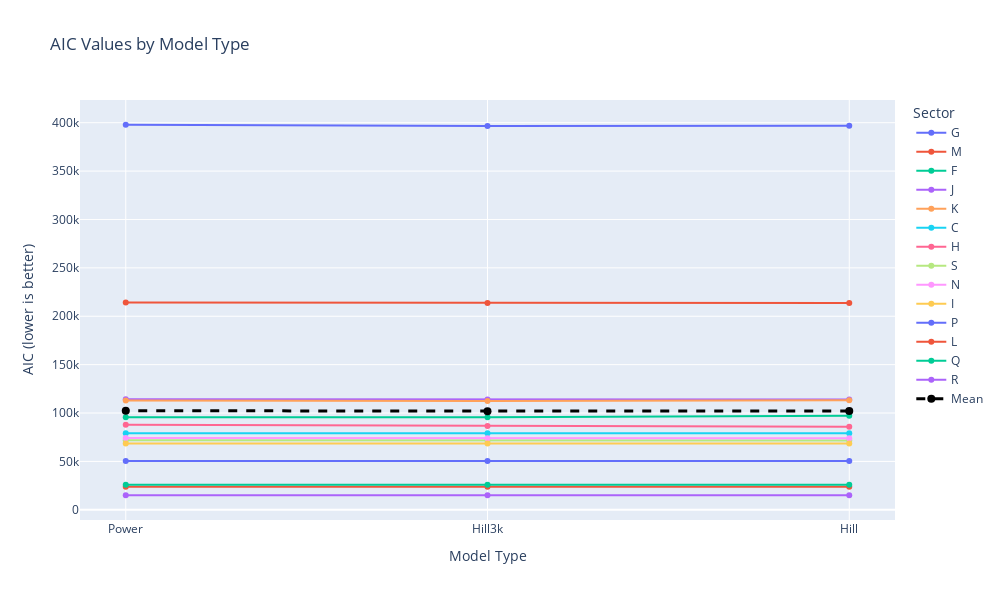

Notebook source saved alongside this figure:
### Code cell
fig = create_plotly_for_your_data(sector_df_aic)
fig.show()

### Figure 1 — Plotly figure (JSON) as saved in the notebook; plotly's stock layout.template omitted (floating-point values rounded to 4 significant figures)
{"data": [{"hovertemplate": "Sector=G<br>Model_Name=%{x}<br>AIC=%{y}<extra></extra>", "legendgroup": "G", "line": {"color": "#636efa", "dash": "solid"}, "marker": {"symbol": "circle"}, "mode": "lines+markers", "name": "G", "orientation": "v", "showlegend": true, "type": "scatter", "x": ["Power", "Hill3k", "Hill"], "xaxis": "x", "y": [397900.0, 396700.0, 396800.0], "yaxis": "y"}, {"hovertemplate": "Sector=M<br>Model_Name=%{x}<br>AIC=%{y}<extra></extra>", "legendgroup": "M", "line": {"color": "#EF553B", "dash": "solid"}, "marker": {"symbol": "circle"}, "mode": "lines+markers", "name": "M", "orientation": "v", "showlegend": true, "type": "scatter", "x": ["Power", "Hill3k", "Hill"], "xaxis": "x", "y": [214200.0, 213800.0, 213800.0], "yaxis": "y"}, {"hovertemplate": "Sector=F<br>Model_Name=%{x}<br>AIC=%{y}<extra></extra>", "legendgroup": "F", "line": {"color": "#00cc96", "dash": "solid"}, "marker": {"symbol": "circle"}, "mode": "lines+markers", "name": "F", "orientation": "v", "showlegend": true, "type": "scatter", "x": ["Power", "Hill3k", "Hill"], "xaxis": "x", "y": [95580.0, 95590.0, 97070.0], "yaxis": "y"}, {"hovertemplate": "Sector=J<br>Model_Name=%{x}<br>AIC=%{y}<extra></extra>", "legendgroup": "J", "line": {"color": "#ab63fa", "dash": "solid"}, "marker": {"symbol": "circle"}, "mode": "lines+markers", "name": "J", "orientation": "v", "showlegend": true, "type": "scatter", "x": ["Power", "Hill3k", "Hill"], "xaxis": "x", "y": [114300.0, 114000.0, 114000.0], "yaxis": "y"}, {"hovertemplate": "Sector=K<br>Model_Name=%{x}<br>AIC=%{y}<extra></extra>", "legendgroup": "K", "line": {"color": "#FFA15A", "dash": "solid"}, "marker": {"symbol": "circle"}, "mode": "lines+markers", "name": "K", "orientation": "v", "showlegend": true, "type": "scatter", "x": ["Power", "Hill3k", "Hill"], "xaxis": "x", "y": [112800.0, 112500.0, 113100.0], "yaxis": "y"}, {"hovertemplate": "Sector=C<br>Model_Name=%{x}<br>AIC=%{y}<extra></extra>", "legendgroup": "C", "line": {"color": "#19d3f3", "dash": "solid"}, "marker": {"symbol": "circle"}, "mode": "lines+markers", "name": "C", "orientation": "v", "showlegend": true, "type": "scatter", "x": ["Power", "Hill3k", "Hill"], "xaxis": "x", "y": [79190.0, 79110.0, 79120.0], "yaxis": "y"}, {"hovertemplate": "Sector=H<br>Model_Name=%{x}<br>AIC=%{y}<extra></extra>", "legendgroup": "H", "line": {"color": "#FF6692", "dash": "solid"}, "marker": {"symbol": "circle"}, "mode": "lines+markers", "name": "H", "orientation": "v", "showlegend": true, "type": "scatter", "x": ["Power", "Hill3k", "Hill"], "xaxis": "x", "y": [88010.0, 86640.0, 85960.0], "yaxis": "y"}, {"hovertemplate": "Sector=S<br>Model_Name=%{x}<br>AIC=%{y}<extra></extra>", "legendgroup": "S", "line": {"color": "#B6E880", "dash": "solid"}, "marker": {"symbol": "circle"}, "mode": "lines+markers", "name": "S", "orientation": "v", "showlegend": true, "type": "scatter", "x": ["Power", "Hill3k", "Hill"], "xaxis": "x", "y": [71930.0, 71510.0, 71510.0], "yaxis": "y"}, {"hovertemplate": "Sector=N<br>Model_Name=%{x}<br>AIC=%{y}<extra></extra>", "legendgroup": "N", "line": {"color": "#FF97FF", "dash": "solid"}, "marker": {"symbol": "circle"}, "mode": "lines+markers", "name": "N", "orientation": "v", "showlegend": true, "type": "scatter", "x": ["Power", "Hill3k", "Hill"], "xaxis": "x", "y": [74210.0, 74040.0, 74030.0], "yaxis": "y"}, {"hovertemplate": "Sector=I<br>Model_Name=%{x}<br>AIC=%{y}<extra></extra>", "legendgroup": "I", "line": {"color": "#FECB52", "dash": "solid"}, "marker": {"symbol": "circle"}, "mode": "lines+markers", "name": "I", "orientation": "v", "showlegend": true, "type": "scatter", "x": ["Power", "Hill3k", "Hill"], "xaxis": "x", "y": [68580.0, 68500.0, 68510.0], "yaxis": "y"}, {"hovertemplate": "Sector=P<br>Model_Name=%{x}<br>AIC=%{y}<extra></extra>", "legendgroup": "P", "line": {"color": "#636efa", "dash": "solid"}, "marker": {"symbol": "circle"}, "mode": "lines+markers", "name": "P", "orientation": "v", "showlegend": true, "type": "scatter", "x": ["Power", "Hill3k", "Hill"], "xaxis": "x", "y": [50430.0, 50340.0, 50320.0], "yaxis": "y"}, {"hovertemplate": "Sector=L<br>Model_Name=%{x}<br>AIC=%{y}<extra></extra>", "legendgroup": "L", "line": {"color": "#EF553B", "dash": "solid"}, "marker": {"symbol": "circle"}, "mode": "lines+markers", "name": "L", "orientation": "v", "showlegend": true, "type": "scatter", "x": ["Power", "Hill3k", "Hill"], "xaxis": "x", "y": [23860.0, 23860.0, 23950.0], "yaxis": "y"}, {"hovertemplate": "Sector=Q<br>Model_Name=%{x}<br>AIC=%{y}<extra></extra>", "legendgroup": "Q", "line": {"color": "#00cc96", "dash": "solid"}, "marker": {"symbol": "circle"}, "mode": "lines+markers", "name": "Q", "orientation": "v", "showlegend": true, "type": "scatter", "x": ["Power", "Hill3k", "Hill"], "xaxis": "x", "y": [25810.0, 25790.0, 25790.0], "yaxis": "y"}, {"hovertemplate": "Sector=R<br>Model_Name=%{x}<br>AIC=%{y}<extra></extra>", "legendgroup": "R", "line": {"color": "#ab63fa", "dash": "solid"}, "marker": {"symbol": "circle"}, "mode": "lines+markers", "name": "R", "orientation": "v", "showlegend": true, "type": "scatter", "x": ["Power", "Hill3k", "Hill"], "xaxis": "x", "y": [15070.0, 15050.0, 15050.0], "yaxis": "y"}, {"line": {"color": "black", "dash": "dash", "width": 3}, "marker": {"size": 8}, "mode": "lines+markers", "name": "Mean", "type": "scatter", "x": ["Hill", "Hill3k", "Power"], "y": [102100.0, 102000.0, 102300.0]}], "layout": {"height": 600, "hovermode": "x unified", "legend": {"orientation": "v", "title": {"text": "Sector"}, "tracegroupgap": 0, "x": 1.02, "xanchor": "left", "y": 1, "yanchor": "top"}, "title": {"text": "AIC Values by Model Type"}, "width": 1000, "xaxis": {"anchor": "y", "domain": [0, 1], "title": {"text": "Model Type"}}, "yaxis": {"anchor": "x", "domain": [0, 1], "title": {"text": "AIC (lower is better)"}}}}
